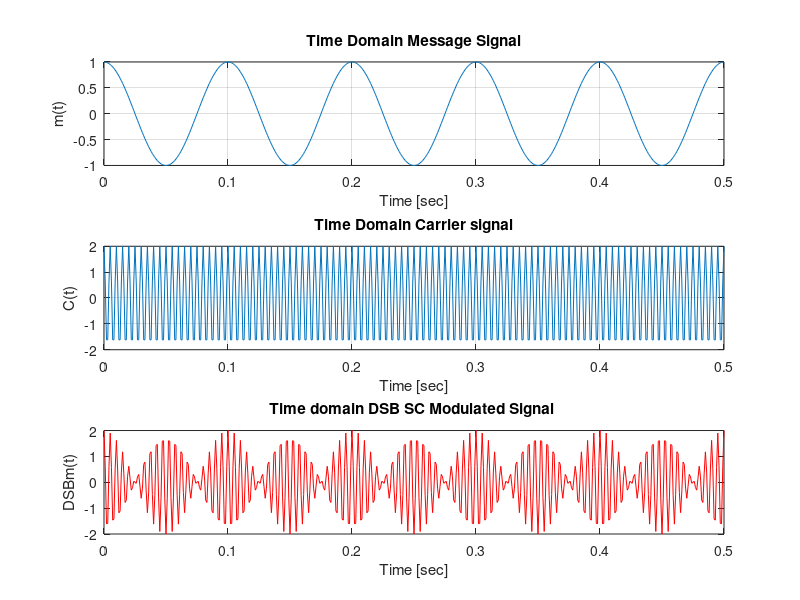
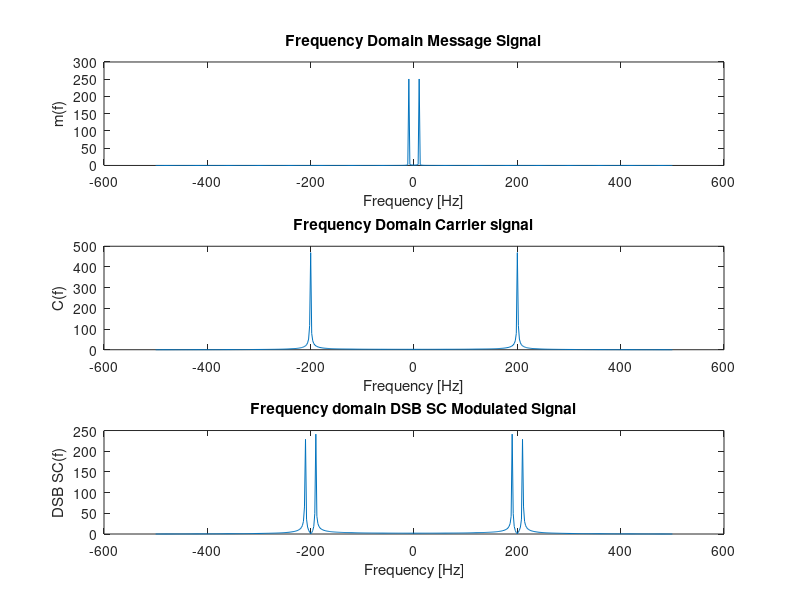

Source code (MATLAB) for these figures, in order: (Note: this script raises an error after producing the figures.)
%We try to stimulate transmission of our message using DSB SC (Double
%Sideband Supressed Carrier Transmission system.
% here frequencies produced by amplitude modulation are symmetrically 
%spaced above and below the carrier frequency and the carrier level is 
%reduced to the lowest practical level so unlike AM here the carrier is not transmitted.
clc;  %clear command window
clear all;  %clear our workspace
close all;  %closes all other workable windows
%---------Defining parameters-----------------------%
A1=1;          % message signal Amplitude
Ac=2;          % carrier signal Amplitude
fm=10;         % message signal frequency taken (10 Hz here)
fc=20*fm;      % carrier freq taken 10 times message signal frequency (100 Hz)
mod=1;         % Modulation index we take 1

fs=100*fm;       % sampling freq 100 times that of message signal(1000 Hz)
Ts=1/fs;       % sampling time (0.001 sec)
t=0:Ts:5/fm;    % Generating the time vector for 5 periods of message signal (period =1/fm)

%----------Defining and Ploting message and carrier signals---%

message= A1*cos(2*pi*fm*t);  % message signal frequency 10 Hz
carrier= Ac*cos(2*pi*fc*t);  % carrier signal Freq=200Hz

figure;
subplot(311);
plot(t,message);
xlabel('Time [sec]');
ylabel('m(t)');
title('Time Domain Message Signal');
grid;

hold on;
subplot(312);
plot(t,carrier);
xlabel('Time [sec]');
ylabel('C(t)');
title('Time Domain Carrier signal');
grid;
hold on;

%----- Creating the DSB Modulated signal and its Fourier Transform ---%

%Modulator function
modt=mod*message.*carrier;% product which is DSB SC Modulated Signal.

subplot(313);
plot(t,modt,'r');
xlabel('Time [sec]');
ylabel('DSBm(t)');
title('Time domain DSB SC Modulated Signal ');

% To plot the signals in frequency domain
modf=fftshift(fft(modt)); % fourier transform  of DSB SC modolated signal shifted for period -pi to pi
mf=fftshift(fft(message)); % fourier transform  of message signal shifted for period -pi to pi
cf=fftshift(fft(carrier)); % fourier transform  of carrier signal shifted for period -pi to pi
f=linspace(-fs/2,fs/2,length(t)); %generating the frequency vector

figure;
subplot(311);   %To plot frequencies of message,carrier , DSB SC modulated signal in same plot
plot(f,abs(mf));  %Plotting frequency response of message signal
xlabel('Frequency [Hz]');
ylabel('m(f)');
title('Frequency Domain Message Signal');

hold on;
subplot(312);
plot(f,abs(cf));  %Plotting frequency response of carrier signal
xlabel('Frequency [Hz]');
ylabel('C(f)');
title('Frequency Domain Carrier signal');

hold on;
subplot(313);
plot(f,abs(modf));  %Plotting frequency response of DSB SC molulated signal
xlabel('Frequency [Hz]');
ylabel('DSB SC(f)');
title('Frequency domain DSB SC Modulated Signal');
%% 

%-------------Demodulating DSB SC signal---------------------------------%
% Demodulating the DSB SC signal using Coherent Detection
% Step 1: Synchronous Demodulation using carrier
Vc = DSBSC(modt,carrier,2);  % To demodulate the DSBSC modulated signal we can again use DSB SC 
                                %as that function only multiplies the signals in input 
                                 %which is what we need to do for demodulation.

% Non-Coherent Detection Step 2: Low Pass RC Filter
% fN = fs/2;
% h = fir1(10,fc*2/fs, 'low');    %To make linear phase FIR Low Pass Filter.       
% ym_rec = filter(h,1,Vc);
[b,a] = butter(5,fm*3/fs);  %We can also use Butterworth Filter
ym_rec = filter(b,a,Vc); % filtering the demodulated signal
ym_rec = ym_rec - mean(ym_rec); %To reduce error
ym_rec = ym_rec/Ac^2;   % a factor of AC^2 comes due to multiplying two times by carrier wave 
                            %so we divide by that to get amplitude of message signal..
figure;
plot(t, ym_rec,'LineWidth',2);  %Plotting the demodulated message signal
hold on;
plot(t,message,'r');   %plotting the origional message signal in the same plot
%We get a very small offset on the demodulated signal but that is fine.
title('demodulated DSB SC signal with origional message signal');
legend("Demodulated DSB SC signal","message signal");
xlabel('Time (s)');
ylabel('Amplitude (Volts)');
% To get the frequency
Nf=length(ym_rec); %To take fft of Nf point
ym_rec_fft = fftshift(fft(ym_rec,Nf));              % Frequency Response of retrieved message signal ,
                                                              %we use the same number of points for fft
f = (-Nf/2:1:Nf/2-1)*fs/Nf;
figure;
subplot(211);
plot(f,abs(ym_rec_fft));
hold on;
title('Freq Response of demodulated DSB SC signal y_m(t)');
xlabel('f(Hz)');
ylabel('|demod DSBSC(F)|');

%To plot the frequency response of input message signal to compare result
subplot(212);
hold on; 
plot(f,abs(mf));
xlabel("frequency (Hz)");
ylabel("|m(f)|");
title("Frequency response of message signal m(t)");
